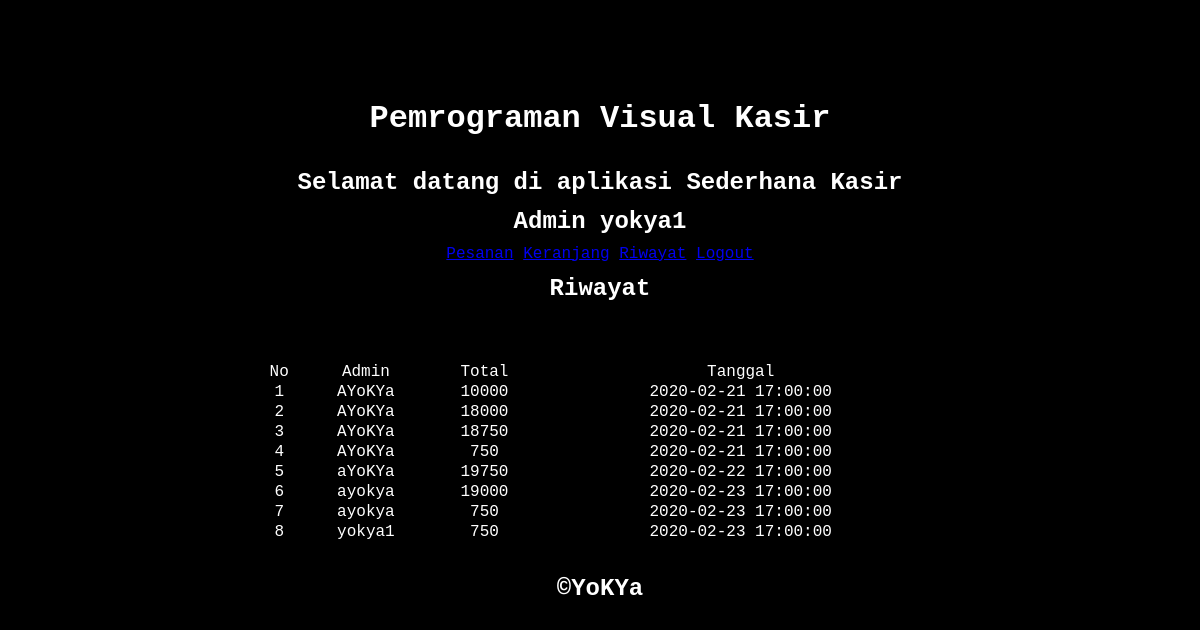
/Kasir/Riwayat.php (signed in), run on the app's committed database.
### tables this page shows
CREATE TABLE `riwayat` (
  `no_pesanan` int(11) NOT NULL,
  `admin_pesanan` varchar(50) NOT NULL,
  `total_pesanan` int(11) NOT NULL,
  `tanggal_pesanan` timestamp NOT NULL DEFAULT current_timestamp()
);

### Classes/Database.php (called while the page is built, shortened)
<?php
class Database {
    private static $INSTANCE = null;
    private $DB,
            $host = 'localhost',
            $user = 'root',
            $pass = '',
            $db   = 'pv_kasir';
    public function __construct() {
        $this->DB = new mysqli($this->host, $this->user, $this->pass, $this->db);
    }
    public static function getInstance(){
        if (!isset( self::$INSTANCE)) {
            self::$INSTANCE = new Database();
        }
        return self::$INSTANCE;
    }
    public function get_all($name){
        $query = "SELECT * FROM $name";
        $hasil = $this->DB->query($query);
        return $hasil;
    }
}

### Kasir/Core/init.php (called while the page is built, shortened)
<?php
    $PRODUK = new Produk();
?>

### Classes/User.php (called while the page is built, shortened)
<?php
class User{
    public function __construct() {
        $this->_DB = Database::getInstance();
    }
}
?>

### Classes/Produk.php (called while the page is built, shortened)
<?php
include_once 'User.php';
class Produk extends User  {
    public function get_Produk($Produk){
        $data = $this->_DB->get_all($Produk);
        return $data;
    }
}

### Kasir/Riwayat.php (the view, shortened to what this page needs)
<?php include_once 'Core/init.php'; include_once '../Templates/Header.php'; include_once 'Template/header.php';
?>
<h3>Riwayat</h3>
<table>
<tr>
    <td>No</td>
    <td>Admin</td>
    <td>Total</td>
    <td>Tanggal</td>
</tr>
<?php
$riwayat = $PRODUK->get_produk('riwayat');
while ($data = mysqli_fetch_array($riwayat)) { ?>
<tr>
<td><?php echo $data['no_pesanan'] ?> </td>
<td><?php echo $data['admin_pesanan'] ?> </td>
<td><?php echo $data['total_pesanan'] ?> </td>
<td><?php echo $data['tanggal_pesanan'] ?> </td>
</tr>
<?php }
?>
</table>
<?php include_once '../Templates/Footer.php';?>

### Assets/style.css (style rules this page uses)
* { font-family: monospace; margin: 0; padding: 0; font-size: 16px; }
body { margin-top: 100px; width: 100%; text-align: center; background-color: black; }
h3 { font-size: 1.5em; color: white; margin: 0.5em 0em 0.4em 0em; }
table { font-size: 2em; padding: 1em 8em; width: 100%; color: white; align-items: center; }
td { font-size: 1em; }

### data on the page
riwayat: no_pesanan "1", admin_pesanan "AYoKYa", total_pesanan "10000", tanggal_pesanan "2020-02-21 17:00:00"
riwayat: no_pesanan "2", admin_pesanan "AYoKYa", total_pesanan "18000", tanggal_pesanan "2020-02-21 17:00:00"
riwayat: no_pesanan "3", admin_pesanan "AYoKYa", total_pesanan "18750", tanggal_pesanan "2020-02-21 17:00:00"
riwayat: no_pesanan "4", admin_pesanan "AYoKYa", total_pesanan "750", tanggal_pesanan "2020-02-21 17:00:00"
riwayat: no_pesanan "5", admin_pesanan "aYoKYa", total_pesanan "19750", tanggal_pesanan "2020-02-22 17:00:00"
riwayat: no_pesanan "6", admin_pesanan "ayokya", total_pesanan "19000", tanggal_pesanan "2020-02-23 17:00:00"
riwayat: no_pesanan "7", admin_pesanan "ayokya", total_pesanan "750", tanggal_pesanan "2020-02-23 17:00:00"
riwayat: no_pesanan "8", admin_pesanan "yokya1", total_pesanan "750", tanggal_pesanan "2020-02-23 17:00:00"

### other printed values
Session::get('username') "yokya1"
